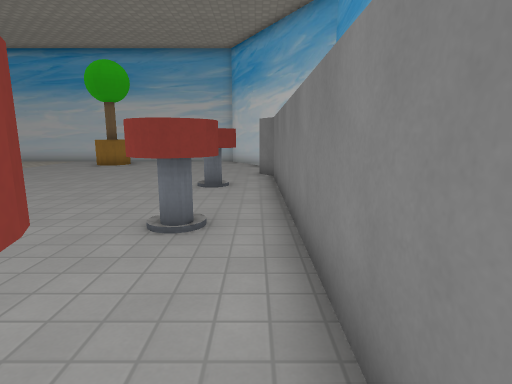
View 1 (above)

16 first-person views from a walk through a level from a Godot 3-D game. The camera is 1.3 m above the floor, tilts 10° down and sees 80° across. The floor is counted in squares, 1 m on a side. Each view is taken from the middle of a square. On the plan, view 1 faces up. The plan holds only what a view shows up to about 14 squares ahead; the rest is blank. The place goes on beyond the plan. Some surface patterns are stand-ins.

View 2
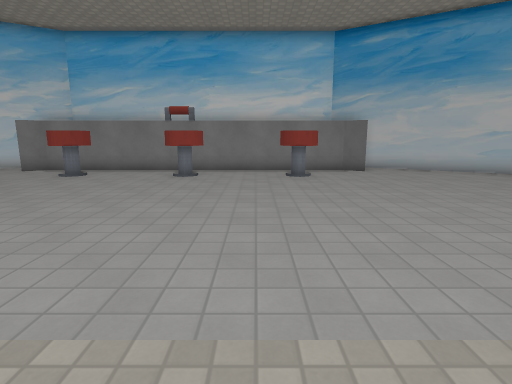

View 3
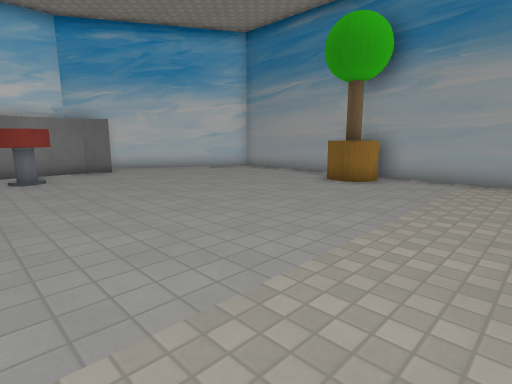

View 4
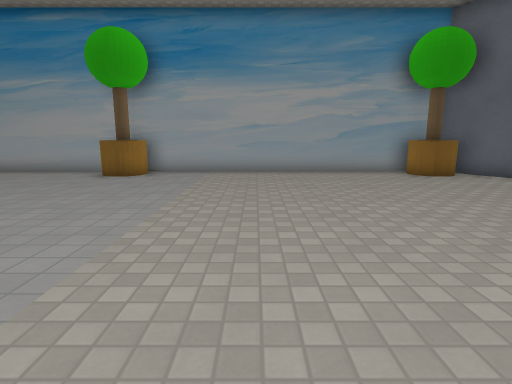

View 5
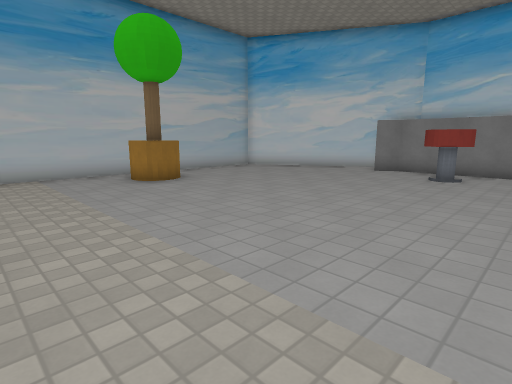

View 6
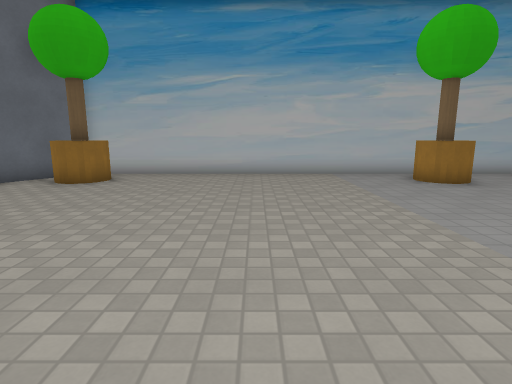

View 7
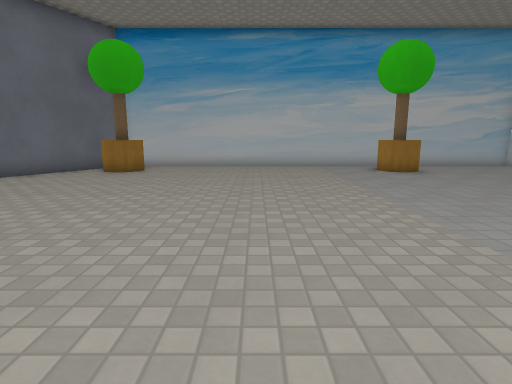

View 8
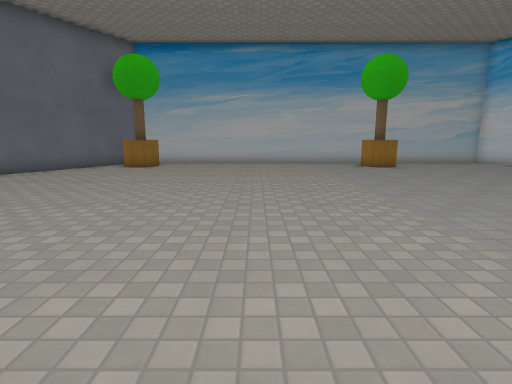

View 9
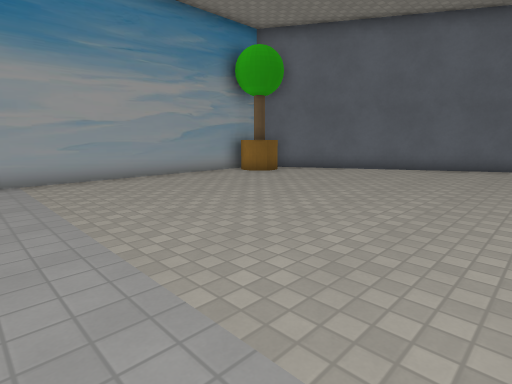

View 10
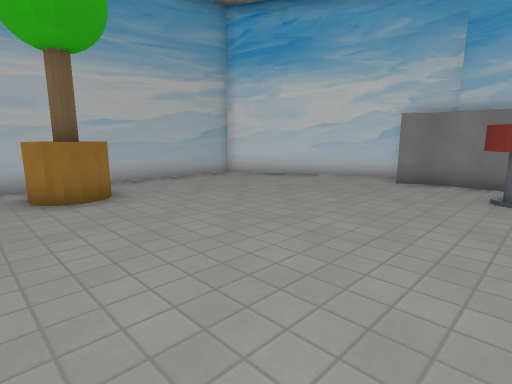

View 11
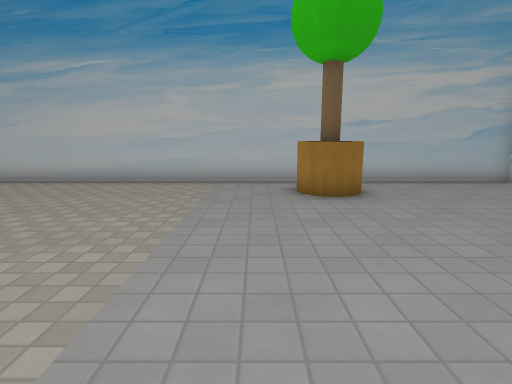

View 12
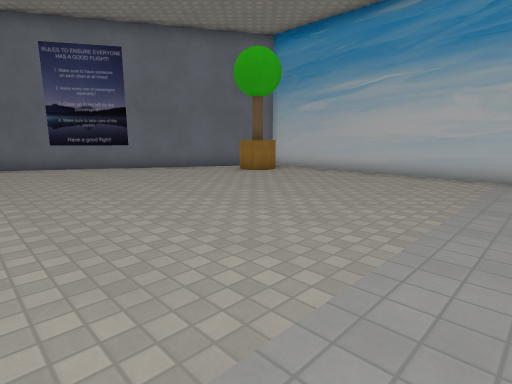

View 13
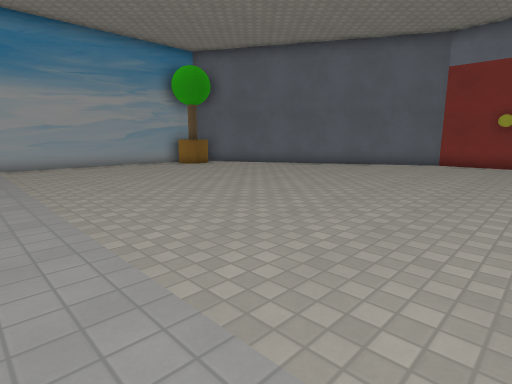

View 14
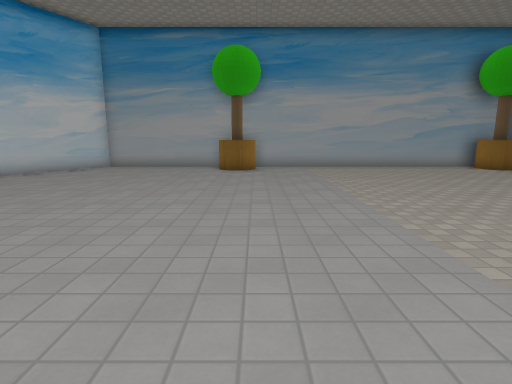

View 15
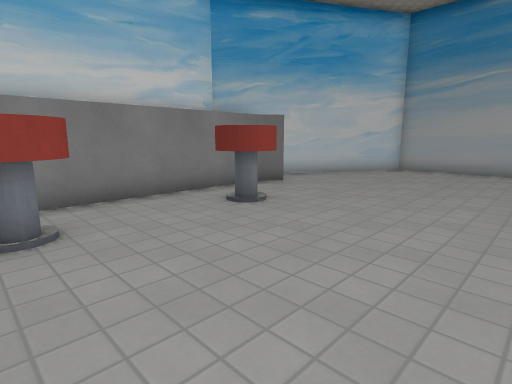

View 16
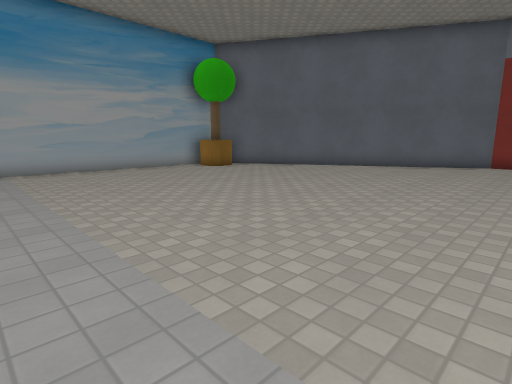

### Floor plan
Key: @ floor where view 1 was taken; # wall or solid block; . floor; ^ raised ledge.
Columns run from 26 left of view 1 to 2 right of it. Each row starts with its distance up from view 1.
 18        ###################
 17       ##.................##
 16      ## ^.........^^......#
 15      #.^^.........^^......##
 14     ##.....................#
 13     #......................##
 12    ##.......................#
 11    #.......................##
 10   ##.......................#
  9  ##......................#.#
  8  #.......................#.#
  7  #.........................#
  6   .........................#
  5 #........................#.#
  4 #........................#.#
  3 #..........................#
  2 ##.........................#
  1  #.......................#.#
  0  ##......................#@#
 -1   #........................#
 -2   ##.......................##
 -3    ##.......................#
 -4     #......................##
 -5     ##.....................#
 -6      #....................##
 -7      ##^^.........^#......#
 -8       #^^##################

Where each view was taken, in squares from view 1:
view 1: 0 up, 0 right, facing up
view 2: 2 up, 12 left, facing right
view 3: 2 up, 12 left, facing down-right
view 4: 4 up, 12 left, facing down
view 5: 6 up, 12 left, facing up-right
view 6: 6 up, 13 left, facing up
view 7: 3 up, 13 left, facing up
view 8: 1 up, 13 left, facing up
view 9: 2 up, 9 left, facing down-left
view 10: 8 up, 9 left, facing up-right
view 11: 8 up, 9 left, facing up
view 12: 6 up, 9 left, facing up-left
view 13: 7 up, 9 left, facing down-left
view 14: 6 up, 8 left, facing down
view 15: 5 up, 6 left, facing down-right
view 16: 5 up, 9 left, facing down-left
